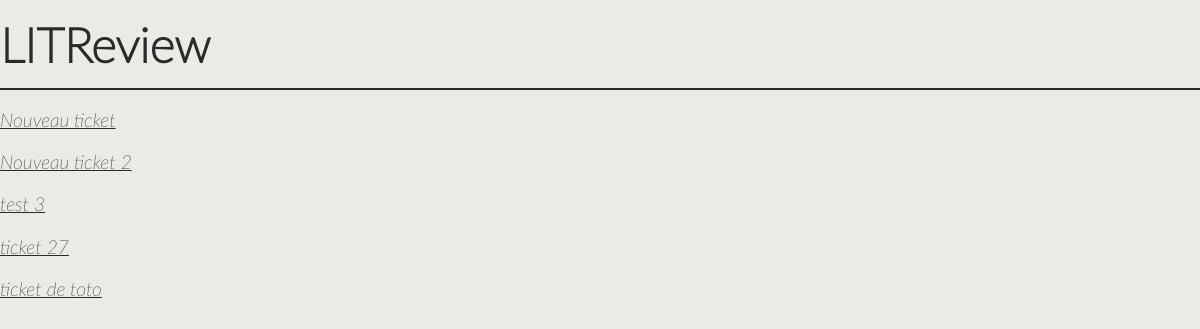
Page /reviews/list/ on the earlier database version.
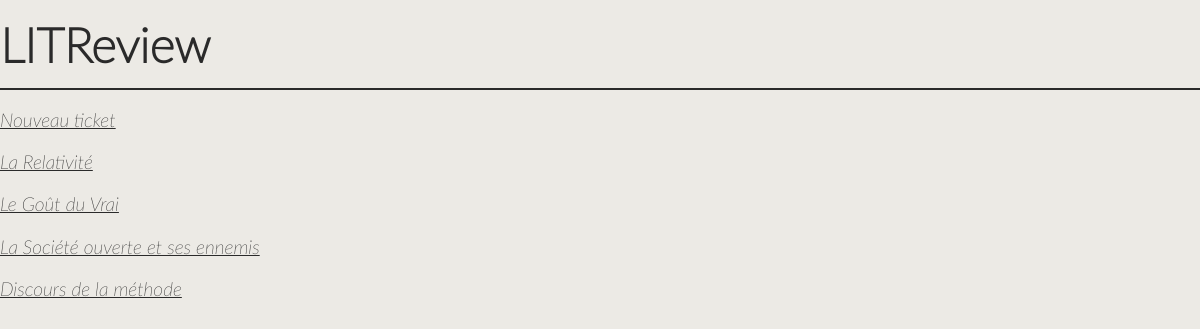
Same page on the later database version.
### reviews/models.py (models this page shows, shortened)
class Ticket(models.Model):
    IMAGE_MAX_SIZE = (300, 300)
    title = models.CharField(max_length=128, blank=False)
    description = models.TextField(max_length=2048, blank=True)
    user = models.ForeignKey(User, on_delete=models.CASCADE)
    image = models.ImageField(null=True, blank=True)
    time_created = models.DateTimeField(auto_now_add=True)

### reviews/views.py (the view)
# urls.py: path('list/', tickets, name='tickets'),
def tickets(request):
    tickets = Ticket.objects.all()
    return render(
        request,
        'reviews/tickets.html',
        {'tickets': tickets}
    )

### reviews/templates/reviews/tickets.html
{% extends 'base.html' %}
{% block content%}
    {% for ticket in tickets %}
        <p><a href="{% url 'ticket' ticket.id %}">{{ ticket.title }}</a></p>
    {% endfor %}
{% endblock %}

Differences in the rows shown:
removed Ticket: title "Nouveau ticket 2"
removed Ticket: title "test 3"
removed Ticket: title "ticket 27"
removed Ticket: title "ticket de toto"
added Ticket: title "La Relativité"
added Ticket: title "Le Goût du Vrai"
added Ticket: title "La Société ouverte et ses ennemis"
added Ticket: title "Discours de la méthode"
